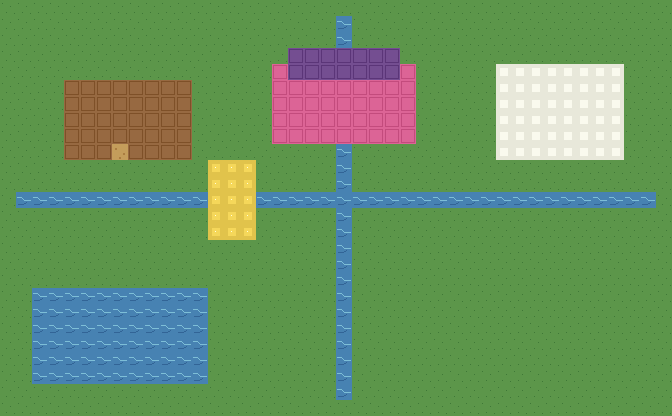

Tiled map render using the project's own tile images. Description and the map definition, with tile-layer contents summarised, below:
An orthogonal 42x26 tile map with 16x16 px tiles, 3 tile layers (Back, Buildings, Front).

<map version="1.10" tiledversion="1.10.2" orientation="orthogonal" renderorder="right-down" width="42" height="26" tilewidth="16" tileheight="16" infinite="0" nextlayerid="4" nextobjectid="1">
  <tileset firstgid="1" name="e25_proto_tiles" tilewidth="16" tileheight="16" tilecount="17" columns="17">
    <image source="e25_proto_tiles.png" width="272" height="16" />
    <tile id="0">
      <properties>
        <property name="Passable" value="T" />
      </properties>
    </tile>
    <tile id="1">
      <properties>
        <property name="Passable" value="T" />
      </properties>
    </tile>
    <tile id="2">
      <properties>
        <property name="Passable" value="T" />
      </properties>
    </tile>
    <tile id="3">
      <properties>
        <property name="Passable" value="T" />
        <property name="Diggable" value="T" />
      </properties>
    </tile>
    <tile id="4" />
    <tile id="5" />
    <tile id="6">
      <properties>
        <property name="Passable" value="T" />
      </properties>
    </tile>
    <tile id="7">
      <properties>
        <property name="Passable" value="T" />
      </properties>
    </tile>
    <tile id="8">
      <properties>
        <property name="Passable" value="T" />
      </properties>
    </tile>
    <tile id="9" />
    <tile id="10" />
    <tile id="11">
      <properties>
        <property name="Passable" value="T" />
      </properties>
    </tile>
    <tile id="12" />
    <tile id="13" />
    <tile id="14" />
    <tile id="15" />
    <tile id="16">
      <properties>
        <property name="Passable" value="T" />
        <property name="Action" value="Shop E25GardenShop" />
      </properties>
    </tile>
  </tileset>
  <layer id="1" name="Back" width="42" height="26">
    <data>[1092 cells, 1092 non-empty, 3 distinct tile ids]</data>
  </layer>
  <layer id="2" name="Buildings" width="42" height="26">
    <data>[1092 cells, 85 non-empty, 3 distinct tile ids]</data>
  </layer>
  <layer id="3" name="Front" width="42" height="26">
    <data>[1092 cells, 29 non-empty, 2 distinct tile ids]</data>
  </layer>
</map>
